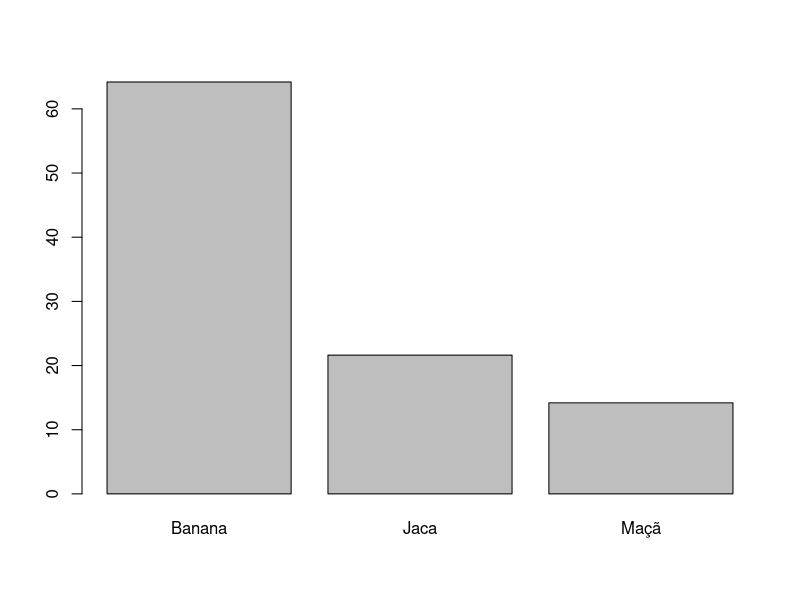
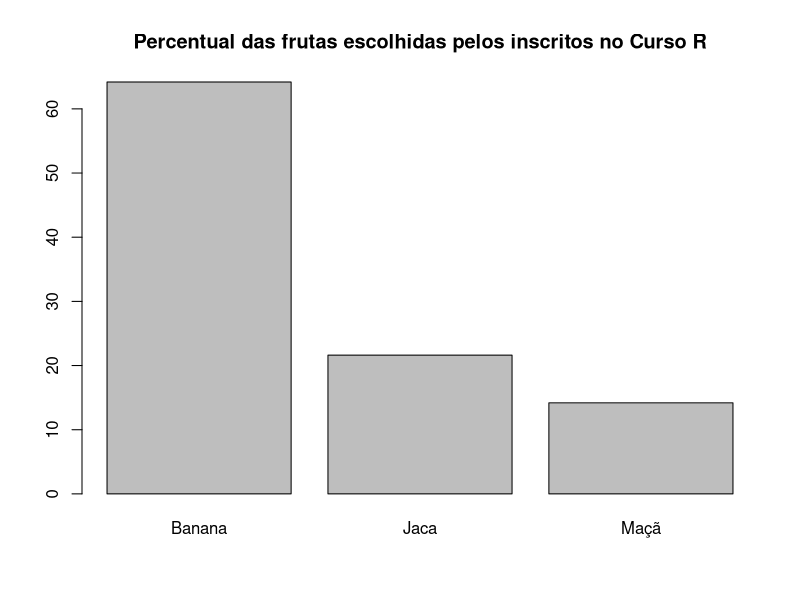
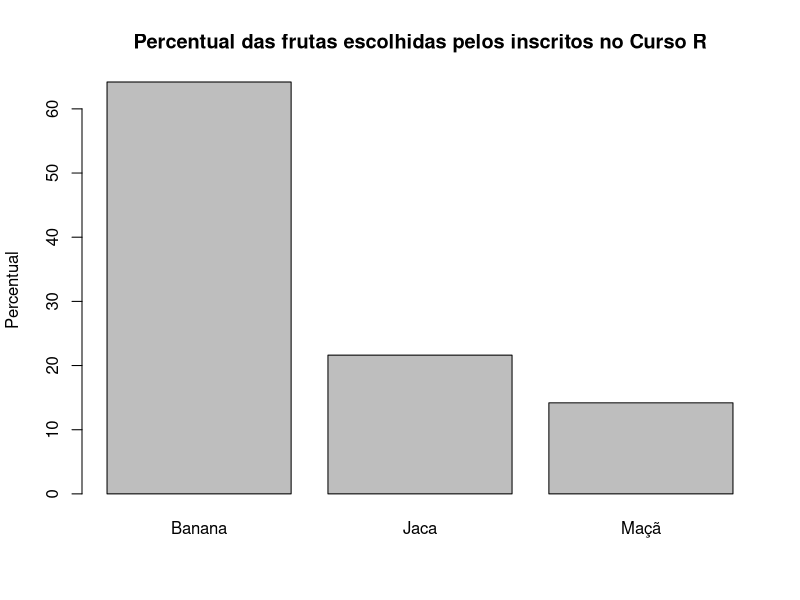
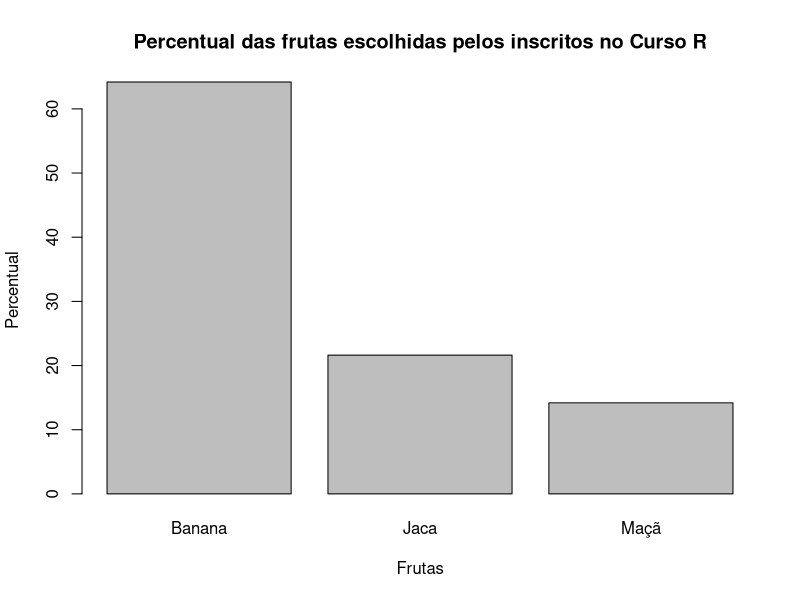
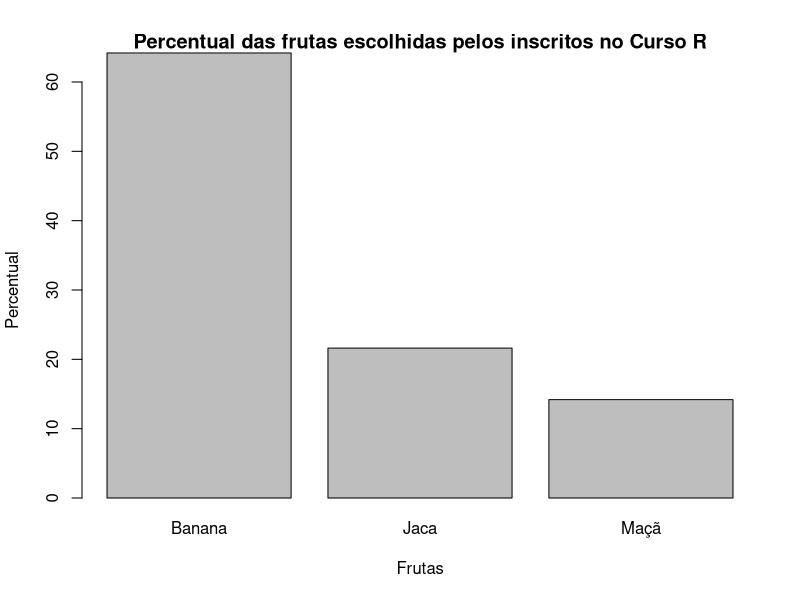
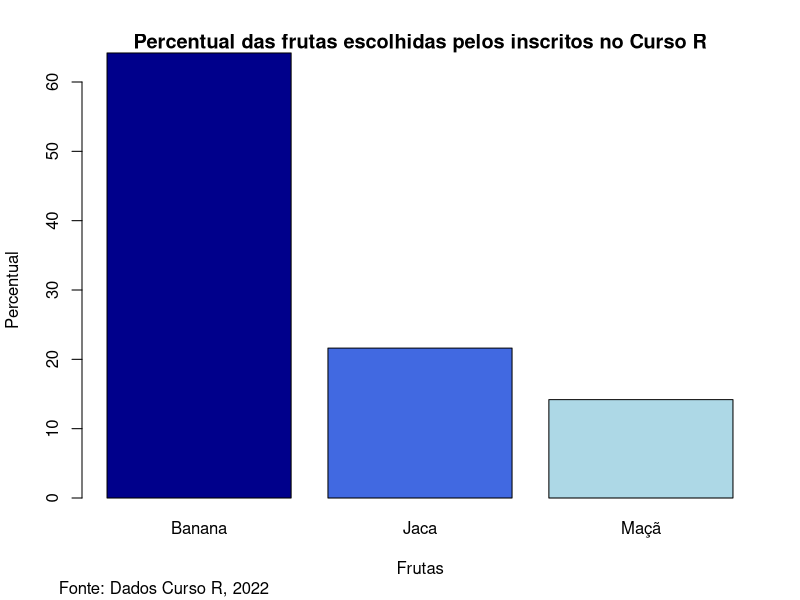
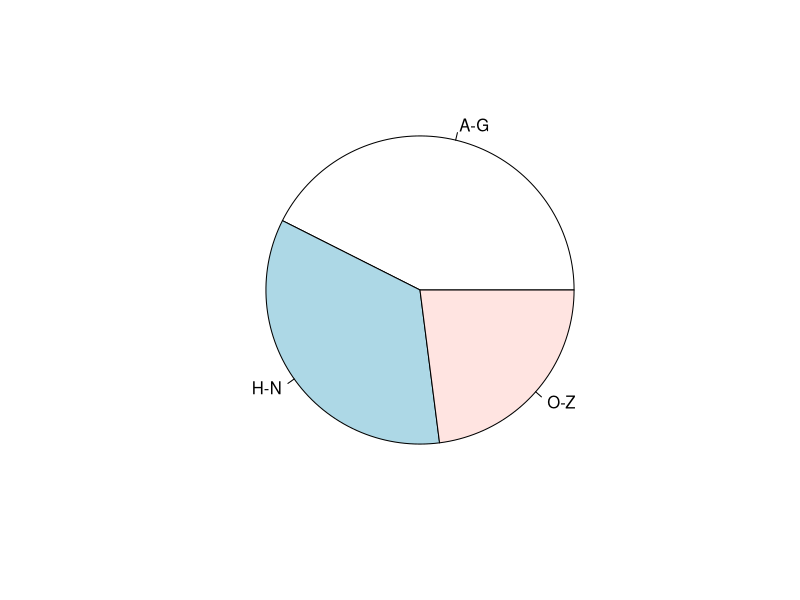
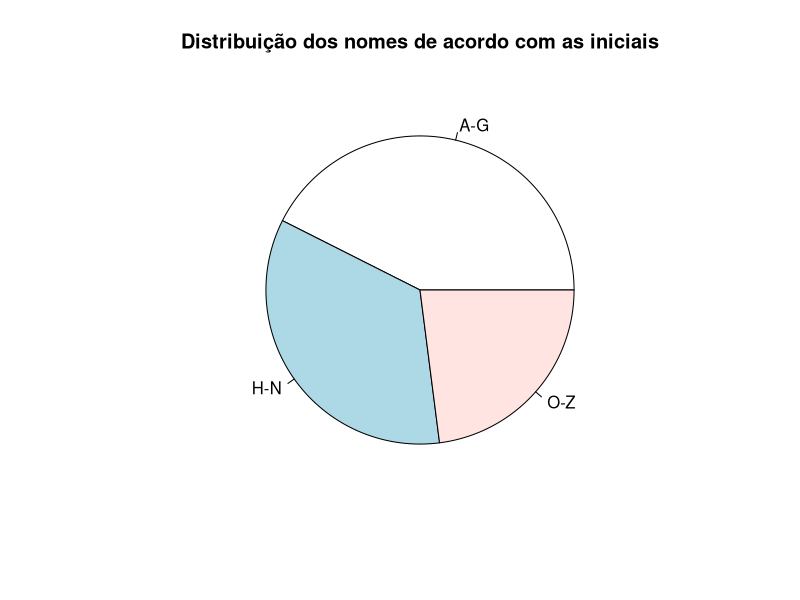

R code for these plots, in order:

# Atividade II - Módulo I -----------------------------------------

# Foi realizada uma pesquisa com as pessoas inscritas no curso 
# Básico em R 2022 atraves do questionario de inscricao 
# disponilizado pelo google forms, coletou-se as respostas 
# para algumas perguntas, como conhecimento em estatistica
# idade, fruta que mais gosta, numero do pe, altura, peso, se
# reside na cidade de Feira de Santana ou nao, e as iniciais do 
# nome de cada participante dividido em categorias alfabeticas. 
# As respostas foram tabuladas no Microsoft Excel e 
# disponibilizadas no arquivo com o nome "dados_inscritos" 
# na pasta do drive. 

# Questões --------------------------------------------------------

# 1. Importe a base de dados "dados_inscritos.xls" para o R;
# 2. Visualize o banco de dados importado;
# 3. Verifique quantas linhas e quantas colunas tem esse banco de dados;
# 4. Verifique os nomes das variaveis presentes;
# 5. Verifique a classe de cada variavel;
# 6. Verifique a estrutura do banco de dados;
# 7. Altere as variaveis "altura", "idade", "peso" e "pe" para "numeric";
# 8. Transforme as colunas em objetos;
# 9. Calcule a media e o desvio padrao para as variaveis:
# "conhecimentoR", "conhecimentoEst", "altura", "idade", 
# "peso", e "pe". Para cada valor encontrado, arredonde
# para duas casas decimais apos a virgula;
# 10. Calcule a media e o desvio padrao da idade por iniciais do nome;
# 11. Calcule a media e o desvio padrao do conhecimento em R por 
# cidade onde reside;
# 12. Construa uma tabela com o quantitativo para a variavel "iniciais"; 
# 13. Construa uma tabela com o quantitativo para a variavel "reside";  
# 14. Construa uma tabela com o quantitativo para a variavel "fruta";  
# 15. Calcule os percentuais para as variaveis "iniciais", "reside",
# e "fruta" e arredonde para os resultados para 2 casas decimais;
# 16. Crie um grafico do tipo Barplot para o percentuais da 
# variavel "frutas";
# 17. Adicione a fonte dos dados no grafico Barplot;
# 18. Crie um grafico do tipo Pizza para os percentuais da 
# variavel "iniciais".
# 19. Adicione a legenda no grafico de Pizza;
# 20. Crie um grafico do 'tipo Barplot' para o percentuais da 
# variavel "reside";

# Resolução da Atividade I do módulo I ----------------------------

# 1. Importe a base de dados "dados_inscritos.xls" para o R;
library(readxl)
dados_inscritos <- read_excel("dados_inscritos.xls")

# 2. Visualize o banco de dados importado;
View(dados_inscritos)

# 3. Verifique quantas linhas e quantas colunas tem esse banco de dados;
nrow(dados_inscritos) # mostra a quantidade de linhas
ncol(dados_inscritos) # mostra a quantidade de colunas
dim(dados_inscritos) # mostra a quantidade de linhas e colunas

# 4. Verifique os nomes das variaveis presentes;
names(dados_inscritos)

# 5. Verifique a classe de cada variavel;
class(dados_inscritos$iniciais)
class(dados_inscritos$conhecimentoR)
class(dados_inscritos$conhecimentoEst)
class(dados_inscritos$reside)
class(dados_inscritos$altura)
class(dados_inscritos$idade)
class(dados_inscritos$peso)
class(dados_inscritos$pe)
class(dados_inscritos$fruta)

# 6. Verifique a estrutura do banco de dados;
str(dados_inscritos) # mostra a estrutura

# 7. Altere as variaveis "altura", "idade", "peso" e "pe" para numeric;
dados_inscritos$altura <- as.numeric(dados_inscritos$altura)
class(dados_inscritos$altura)

dados_inscritos$idade <- as.numeric(dados_inscritos$idade)
class(dados_inscritos$idade)

dados_inscritos$peso <- as.numeric(dados_inscritos$peso)
class(dados_inscritos$peso)

dados_inscritos$pe <- as.numeric(dados_inscritos$pe)
class(dados_inscritos$pe)

str(dados_inscritos) # visualizando a estrutura 

# Funcao "na.exclude()"
dados_2 <- na.exclude(dados_inscritos) # exclui os NA
str(dados_2) # visualiza a estrutura novamente

# 8. Transforme as colunas como objetos;
attach(dados_2)

# 9. Calcule a media e o desvio padrao para as variaveis:
# "conhecimentoR", "conhecimentoEst", "altura", "idade", 
# "peso", e "pe". Para cada valor encontrado, arredonde
# para duas casas decimais apos a virgula;

# Media para a variavel "conhecimentoR"
mean(conhecimentoR)               # encontrando a media
round(mean(conhecimentoR),2)      # arredondando o valor encontrado

# Desvio padrao para a variavel "conhecimentoR"
sd(conhecimentoR)                 # encontrando o desvio padrao
round(sd(conhecimentoR),2)        # arredondando o valor encontrado

# Media para a variavel "conhecimentoEst"
mean(conhecimentoEst)             # encontrando a media
round(mean(conhecimentoEst),2)    # arredondando o valor encontrado

# Desvio padrao para a variavel "conhecimentoEst"
sd(conhecimentoEst)               # encontrando o desvio padrao
round(sd(conhecimentoEst),2)      # arredondando o valor encontrado

# Media para a variavel "altura"
mean(altura, na.rm = TRUE)
round(mean(altura, na.rm = TRUE),2)

# Desvio padrao para a variavel "altura"
sd(altura, na.rm = TRUE)
round(sd(altura, na.rm = TRUE),2)

# Media para a variavel "idade"
mean(idade, na.rm = TRUE)
round(mean(idade, na.rm = TRUE),2)

# Desvio padrao para a variavel "idade"
sd(idade, na.rm = TRUE)
round(sd(idade, na.rm = TRUE),2)

# Media para a variavel "peso"
mean(peso, na.rm = TRUE)
round(mean(peso, na.rm = TRUE),2)

# Desvio padrao para a variavel "peso"
sd(peso, na.rm = TRUE)
round(sd(peso, na.rm = TRUE),2)

# Media para a variavel "pe"
mean(pe, na.rm = TRUE)
round(mean(pe, na.rm = TRUE),2)

# Desvio padrao para a variavel "pe"
sd(pe, na.rm = TRUE)
round(sd(pe, na.rm = TRUE),2)

# 10. Calcule a media e o desvio padrao da idade por iniciais do nome;
tapply(idade, iniciais, mean, na.rm = T) # Calculo da media

tapply(idade, iniciais, sd, na.rm = T)  # Calculo do desvio padrao

# 11. Calcule a media e o desvio padrao do conhecimento em R por 
# cidade onde reside;
tapply(conhecimentoR, reside, mean, na.rm = T) # Calculo da media

tapply(conhecimentoR, reside, sd, na.rm = T)  # Calculo do desvio padrao

# 12. Construa uma tabela com o quantitativo para a variavel "inciais"; 
tab_iniciais <- table(iniciais)
tab_iniciais

# 13. Construa uma tabela com o quantitativo para a variavel "reside";  
tab_reside <- table(reside)
tab_reside

# 14. Construa uma tabela com o quantitativo para a variavel "fruta";  
tab_fruta <- table(fruta)
tab_fruta

# 15. Calcule os percentuais para as variaveis "iniciais", "reside",
# e "fruta" e arredonde para os resultados para 2 casas decimais;

# Percentual para iniciais do nome
perc_iniciais <- prop.table(tab_iniciais)*100
perc_iniciais
round((perc_iniciais),2)

# Percentual para residentes e nao residentes em Feira de Santana
perc_reside <- prop.table(tab_reside)*100
perc_reside
round((perc_reside),2)

# Percentual das frutas escolhidas
perc_fruta <- prop.table(tab_fruta)*100
perc_fruta
round((perc_fruta),2)

# 16. Crie um grafico do tipo Barplot para o percentuais da 
# variavel "frutas";
barplot(perc_fruta)

# Como adicionar um título no grafico ?
barplot(perc_fruta,
        main = "Percentual das frutas escolhidas pelos inscritos no Curso R")

# Como adicionar rotulo no eixo y ?
barplot(perc_fruta,
        main = "Percentual das frutas escolhidas pelos inscritos no Curso R", 
        ylab = "Percentual")

# Como adicionar rotulo no eixo x ?
barplot(perc_fruta,
        main = "Percentual das frutas escolhidas pelos inscritos no Curso R", 
        ylab = "Percentual",
        xlab = "Frutas")

# Como alterar os limites do eixo y ?
barplot(perc_fruta,
        main = "Percentual das frutas escolhidas pelos inscritos no Curso R", 
        ylab = "Percentual", 
        xlab = "Frutas", 
        ylim = c(0, 60))

# Como adicionar cor as barras ?

barplot(perc_fruta,
        main = "Percentual das frutas escolhidas pelos inscritos no Curso R", 
        ylab = "Percentual", 
        xlab = "Frutas", 
        ylim = c(0, 60),
        col = c("darkblue", "royalblue", "lightblue", "white"))

# 17. Adicione a fonte dos dados no grafico Barplot;
mtext("Fonte: Dados Curso R, 2022", 
      side = 1,      # escolhe o lado do grafico (1 = inferior)
      line = 4,      # escolhe a linha
      adj = -0.05)   # ajuste na direcao da leitura

# 18. Crie um grafico do tipo Pizza para os percentuais da 
# variavel "iniciais".
pie(perc_iniciais)

# Como adicionar um título no grafico ?
pie(perc_iniciais,   
    main = "Distribuição dos nomes de acordo com as iniciais")

# Como adicionar os rotulos no grafico ?
pie(perc_iniciais,   
    main = "Distribuição dos nomes de acordo com as iniciais", 
    labels = c("A-G (42,57%)", 
               "H-N (34,46%)", 
               "O-Z (22,97%)"))

# Como alterar o tamanho dos rotulos ?
pie(perc_iniciais,   
    main = "Distribuição dos nomes de acordo com as iniciais", 
    labels = c("A-G (42,57%)", 
               "H-N (34,46%)", 
               "O-Z (22,97%)"),
    cex = 0.75)

# Como alterar as cores do grafico ?
pie(perc_iniciais,   
    main = "Distribuição dos nomes de acordo com as iniciais", 
    labels = c("A-G (42,57%)", 
               "H-N (34,46%)", 
               "O-Z (22,97%)"),
    cex = 0.75,
    col = c("darkblue", "royalblue", "lightblue", "white"))

# 19. Adicione a legenda no grafico de Pizza;

legend(
  "bottom",   # Local para posicionar a legenda (inferior)
  legend = c("A-G (42,57%)", 
             "H-N (34,46%)", 
             "O-Z (22,97%)"),
  fill = c("darkblue", "royalblue", "lightblue", "white"), # cores de preenchimento
  bty = "o",   
  horiz = T)  # cada grupo fica em uma unica linha

# 20. Crie um grafico do 'tipo Barplot' para o percentuais da 
# variavel "reside";
barplot(perc_reside)

# Como adicionar um título no grafico ?
barplot(perc_reside,
        main = "Distribuição das pessoas por localidade")

# Como adicionar rotulo no eixo y ?
barplot(perc_reside,
        main = "Distribuição das pessoas por localidade", 
        ylab = "Percentual")

# Como adicionar rotulo no eixo x ?
barplot(perc_reside,
        main = "Distribuição das pessoas por localidade", 
        ylab = "Percentual", 
        xlab = "Cidade")

# Como alterar os limites do eixo y ?
barplot(perc_reside,
        main = "Distribuição das pessoas por localidade", 
        ylab = "Percentual", 
        xlab = "Cidade",
        ylim = c(0, 80))

# Como adicionar cor as barras ?
barplot(perc_reside,
        main = "Distribuição das pessoas por localidade", 
        ylab = "Percentual", 
        xlab = "Cidade", 
        ylim = c(0, 80), 
        col = c("royalblue", "lightblue"))

# Como alterar as cores dos rotulos de cada eixo ?
barplot(perc_reside,
        main = "Distribuição das pessoas por localidade", 
        ylab = "Percentual", 
        xlab = "Cidade", 
        ylim = c(0, 80), 
        col = c("royalblue", "lightblue"), 
        col.lab = "darkblue")


# -----------------------------------------------------------------

# Imagine que voce deseja obter um grafico que seja possivel visualizar
# a frequencia das respostas para cada variavel numerica.

str(dados_2) # visualizando a estrutura do banco de dados novamente 

# Funcao "hist()"
# Histograma do conhecimento em Estatistica
hist(conhecimentoEst)

# Como adicionar um título no grafico ?
hist(conhecimentoEst,
     main = "Histograma do conhecimento em Estatística")

# Como adicionar nome no eixo y ?
hist(conhecimentoEst,
     main = "Histograma do conhecimento em Estatística",
     ylab = "Frequência")

# Como adicionar nome no eixo x ?
hist(conhecimentoEst,
     main = "Histograma do conhecimento em Estatística",
     ylab = "Frequência", 
     xlab = "Conhecimento em Estatística")

# Como alterar os limites do eixo y ?
hist(conhecimentoEst,
     main = "Histograma do conhecimento em Estatística",
     ylab = "Frequência", 
     xlab = "Conhecimento em Estatística",
     ylim = c(0, 40))

# Como adicionar cor as barras do grafico ?
hist(conhecimentoEst,
     main = "Histograma do conhecimento em Estatística",
     ylab = "Frequência", 
     xlab = "Conhecimento em Estatística",
     ylim = c(0, 40), 
     col = c("darkgreen"))

# Histograma do conhecimento em R
hist(conhecimentoR)

# Como adicionar um título no grafico ?
hist(conhecimentoR,
     main = "Histograma do conhecimento em R")

# Como adicionar nome no eixo y ?
hist(conhecimentoR,
     main = "Histograma do conhecimento em R",
     ylab = "Frequência")

# Como adicionar nome no eixo x ?
hist(conhecimentoR,
     main = "Histograma do conhecimento em R",
     ylab = "Frequência", 
     xlab = "Conhecimento em R")

# Como alterar os limites do eixo y ?
hist(conhecimentoR,
     main = "Histograma do conhecimento em R",
     ylab = "Frequência", 
     xlab = "Conhecimento em R",
     ylim = c(0, 100))

# Como alterar os limites do eixo x ?
hist(conhecimentoR,
     main = "Histograma do conhecimento em R",
     ylab = "Frequência", 
     xlab = "Conhecimento em R",
     ylim = c(0, 100),
     xlim = c(0, 10))

# Como adicionar cor as barras do grafico ?
hist(conhecimentoR,
     main = "Histograma do conhecimento em R",
     ylab = "Frequência", 
     xlab = "Conhecimento em R",
     ylim = c(0, 100),
     xlim = c(0, 10),
     col = c("orange"))

# Histograma do peso dos participantes do curso
hist(peso)

hist(peso,
     main = "Histograma dos pesos (em kg) dos participantes do curso",
     ylab = "Frequência", 
     xlab = "Pesos (em kg) dos participantes",
     ylim = c(0, 50),
     xlim = c(30, 140),
     col = c("yellow"))

# Histograma do tamanho do pe dos participantes do curso
hist(pe)

hist(pe,
     main = "Histograma do tamanho do pé dos participantes do curso",
     ylab = "Frequência", 
     xlab = "Tamanho do pé dos participantes",
     ylim = c(0, 50),
     xlim = c(32, 46),
     col = c("cyan"))

# Imagine que voce gostaria de visualizar os quatro graficos em só janela,
# como fazer isso?

# Funcao "par()"
par(mfrow=c(2,2)) # divide a janela grafica
# 2 = significa 2 linhas; 
# 2 = signifca 2 colunas
# Porem, se fossem so 2 graficos, um do lado do outro, seria "par(mfrow = c(1,2))"

# Entao, apos rodar a funcao "par(mfrow=c(2,2))", rodaremos o 
# codigo de cada grafico que desejamos incluir na janela grafica

hist(conhecimentoEst,
     main = "Histograma do conhecimento em Estatística",
     ylab = "Frequência", 
     xlab = "Conhecimento em Estatística",
     ylim = c(0, 40), 
     col = c("darkgreen"))

hist(conhecimentoR,
     main = "Histograma do conhecimento em R",
     ylab = "Frequência", 
     xlab = "Conhecimento em R",
     ylim = c(0, 100),
     xlim = c(0, 10),
     col = c("orange"))

hist(peso,
     main = "Histograma dos pesos (em kg) dos participantes do curso",
     ylab = "Frequência", 
     xlab = "Pesos (em kg) dos participantes",
     ylim = c(0, 50),
     xlim = c(30, 140),
     col = c("yellow"))

hist(pe,
     main = "Histograma do tamanho do pé dos participantes do curso",
     ylab = "Frequência", 
     xlab = "Tamanho do pé dos participantes",
     ylim = c(0, 50),
     xlim = c(32, 46),
     col = c("cyan"))

# Agora imagine que voce gostaria de visualizar a quantidade de pessoas
# inscritas no curso residentes ou nao em Feira de Santana e o nivel
# de conhecimento em Estatistica.

par(mfrow=c(1,1)) 

# Funcao "boxplot()"
boxplot(conhecimentoEst ~ reside)
boxplot(conhecimentoEst ~ reside,
        main = "Conhecimento em Estatística por local onde reside", 
        ylab = "Conhecimento em Estatística", 
        xlab = "Local onde reside", 
        col = c("salmon1"))  

# E se voce desejasse visualizar graficamente a relacao da idade das
# pessoas inscritas no curso e a fruta escolhida, como fazer ?

boxplot(idade ~ fruta)
boxplot(idade ~ fruta,
        main = "Idade dos participantes do curso por escolha da fruta", 
        ylab = "Idade dos participantes", 
        xlab = "Fruta escolhida", 
        col = c("purple"))  

par(mfrow=c(1,2)) # visualizar os dois boxplot em uma única janela grafica

# Agora imagine que voce deseja saber a relacao entre os conhecimentos 
# em estatistica e os conhecimentos em R.

# Funcao "plot()"
plot(conhecimentoEst, conhecimentoR)
plot(conhecimentoEst, conhecimentoR,
     main = "Diagrama de Dispersão", 
     ylab = "Conhecimento em R", 
     xlab = "Conhecimento em Estatística",
     pch = 19,  # caracter do ponto
     cex = 0.5, # tamanho dos pontos
     col = c("red4"))

# E se voce desejar saber a relacao entre a idade e o tamanho do pé:
plot(idade, peso)
plot(idade, peso,
     main = "Diagrama de Dispersão", 
     ylab = "Peso (em Kg)", 
     xlab = "Idade (em anos)",
     pch = 18,
     cex = 0.75,
     col = c("blue"))

# Suponha que voce tamabem deseja saber a relacao entre o tamanho 
# do pe e o peso:
plot(pe, peso)
plot(pe, peso,
     main = "Diagrama de Dispersão", 
     ylab = "Peso (em Kg)", 
     xlab = "Tamanho do pé",
     pch = 20, 
     cex = 1,  
     col = c("orange"))

